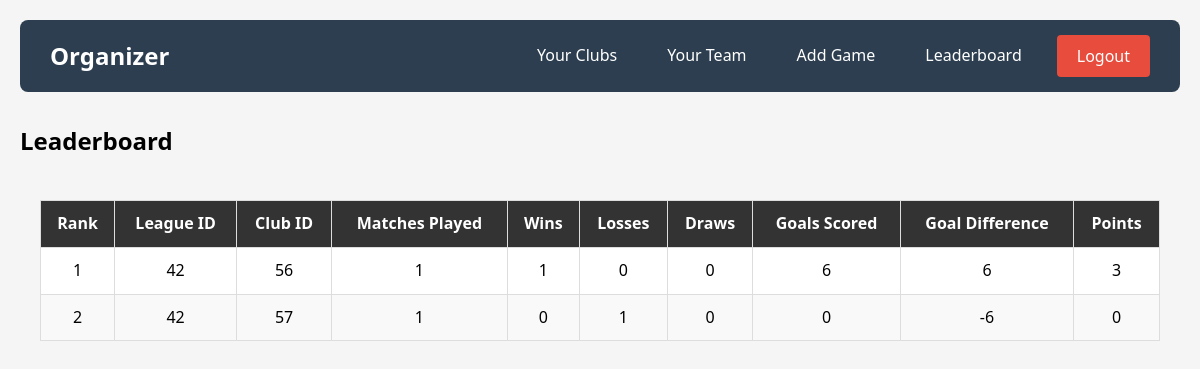
The app's page /pages/leaderboard.php (signed in) with its own data.
### tables this page shows
CREATE TABLE `game` (
  `match_id` int(11) NOT NULL,
  `league_id` int(11) DEFAULT NULL,
  `home_club_id` int(11) DEFAULT NULL,
  `away_club_id` int(11) DEFAULT NULL,
  `date` date DEFAULT NULL,
  `time` time DEFAULT NULL,
  `score_home` int(11) DEFAULT NULL,
  `score_away` int(11) DEFAULT NULL,
  `created_by` varchar(255) NOT NULL
);

### pages/leaderboard.php (the view, shortened to what this page needs)
<?php
$name = $_SESSION['name'];
require 'db_connection.php';
$query = "SELECT * FROM game WHERE created_by = ? ";
$stmt = $conn->prepare($query);
$stmt->bind_param("s", $name);
$stmt->execute();
$result = $stmt->get_result();
$leaderboard = [];
while ($row = $result->fetch_assoc()) {
    $home_club_id = $row['home_club_id'];
    $away_club_id = $row['away_club_id'];
    $score_home = $row['score_home'];
    $score_away = $row['score_away'];
    $league_id = $row['league_id'];
    if (!isset($leaderboard[$home_club_id])) {
        $leaderboard[$home_club_id] = [
            'matches_played' => 0,
            'wins' => 0,
            'losses' => 0,
            'draws' => 0,
            'goals_scored' => 0,
            'goal_difference' => 0,
            'points' => 0
        ];
    }
    if (!isset($leaderboard[$away_club_id])) {
        $leaderboard[$away_club_id] = [
            'matches_played' => 0,
            'wins' => 0,
            'losses' => 0,
            'draws' => 0,
            'goals_scored' => 0,
            'goal_difference' => 0,
            'points' => 0
        ];
    }
    $leaderboard[$home_club_id]['matches_played']++;
    $leaderboard[$away_club_id]['matches_played']++;
    $leaderboard[$home_club_id]['goals_scored'] += $score_home;
    $leaderboard[$away_club_id]['goals_scored'] += $score_away;
    $leaderboard[$home_club_id]['goal_difference'] += ($score_home - $score_away);
    $leaderboard[$away_club_id]['goal_difference'] += ($score_away - $score_home);
    if ($score_home > $score_away) {
        $leaderboard[$home_club_id]['points'] += 3;
        $leaderboard[$home_club_id]['wins']++;
        $leaderboard[$away_club_id]['losses']++;
    } elseif ($score_home < $score_away) {
        $leaderboard[$away_club_id]['points'] += 3;
        $leaderboard[$away_club_id]['wins']++;
        $leaderboard[$home_club_id]['losses']++;
    } else {
        $leaderboard[$home_club_id]['points'] += 1;
        $leaderboard[$away_club_id]['points'] += 1;
        $leaderboard[$home_club_id]['draws']++;
        $leaderboard[$away_club_id]['draws']++;
    }
}
uasort($leaderboard, function ($a, $b) {
    return $b['points'] - $a['points'];
});
?>
<!DOCTYPE html>
<html lang="en">
<head>
    <link rel="stylesheet" href="../assests/css/leaderboard_style.css">
</head>
<body>
<nav class="navbar">
    <a href="org_dashboard.php" class="logo">Organizer</a>
    <ul id="nav-links">
        <li><a href="club.php">Your Clubs</a></li>
        <li><a href="team.php">Your Team</a></li>
        <li><a href="add_game.php">Add Game</a></li>
        <li><a href="leaderboard.php" class="active">Leaderboard</a></li>
        <li>
            <form action="logout.php" method="post" style="display:inline;">
                <button type="submit" class="logout-btn">Logout</button>
            </form>
        </li>
    </ul>
</nav>
<h2>Leaderboard</h2>
<div class="leaderboard-container">
    <table class="leaderboard-table">
        <thead>
            <tr>
                <th>Rank</th>
                <th>League ID</th>
                <th>Club ID</th>
                <th>Matches Played</th>
                <th>Wins</th>
                <th>Losses</th>
                <th>Draws</th>
                <th>Goals Scored</th>
                <th>Goal Difference</th>
                <th>Points</th>
            </tr>
        </thead>
        <tbody>
            <?php
            $rank = 1;
            foreach ($leaderboard as $club_id => $data) : ?>
                <tr>
                    <td><?php echo $rank++; ?></td>
                    <td><?php echo htmlspecialchars($league_id); ?></td>
                    <td><?php echo htmlspecialchars($club_id); ?></td>
                    <td><?php echo $data['matches_played']; ?></td>
                    <td><?php echo $data['wins']; ?></td>
                    <td><?php echo $data['losses']; ?></td>
                    <td><?php echo $data['draws']; ?></td>
                    <td><?php echo $data['goals_scored']; ?></td>
                    <td><?php echo $data['goal_difference']; ?></td>
                    <td><?php echo $data['points']; ?></td>
                </tr>
            <?php endforeach; ?>
        </tbody>
    </table>
</div>
</body>
</html>

### assests/css/leaderboard_style.css (style rules this page uses)
* { margin: 0; padding: 0; box-sizing: border-box; font-family: 'Segoe UI', Tahoma, Geneva, Verdana, sans-serif; }
body { background-color: #f5f5f5; line-height: 1.6; padding: 20px; }
.navbar { background-color: #2c3e50; padding: 15px 30px; margin-bottom: 30px; border-radius: 8px; display: flex; justify-content: space-between; align-items: center; }
.logo { color: white; text-decoration: none; font-size: 1.5em; font-weight: bold; }
#nav-links { list-style: none; display: flex; gap: 20px; align-items: center; }
#nav-links li a { color: white; text-decoration: none; padding: 8px 15px; border-radius: 4px; transition: background-color 0.3s; }
input[type="submit"], .logout-btn { background-color: #3498db; color: white; padding: 10px 20px; border: none; border-radius: 4px; cursor: pointer; font-size: 1em; transition: background-color 0.3s; }
.logout-btn { background-color: #e74c3c; }
.leaderboard-container { padding: 20px; }
.leaderboard-table { width: 100%; border-collapse: collapse; margin: 20px 0; background-color: white; }
.leaderboard-table th, .leaderboard-table td { border: 1px solid #ddd; text-align: center; padding: 10px; }
.leaderboard-table th { background-color: #333; color: white; }
.leaderboard-table tr:nth-child(even) { background-color: #f9f9f9; }

### records on screen
game: league "42", club_id "56", matches_played "1", wins "1", score_away "0", score_home "6", points "3", club_id "57", losses "1", goal_difference "-6"
